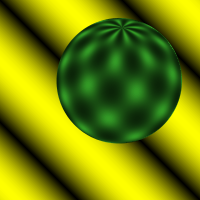
%> input picture Assignment_3/sphere1.ppm, 200 x 200 px
$ octave --eval "result = cornerness(imread('sphere1.ppm'));"   (GNU Octave 9; MATLAB toolbox functions it lacks are replaced by stand-ins)
%> lines starting %> are read from the running program, lines starting %| are printed output that depends on the picture
function [H, Ix, Iy] = cornerness(image)
%CORNERNESS Calculate the H value for the Harris Corner Detector
    image = im2double(image);

    % Define guassian filter
    G = fspecial('gauss', [10 10], 1);

    % Compute derivatives
    [Gx, Gy] = gradient(G);

    Ix = imfilter(image, Gx, 'replicate', 'conv');
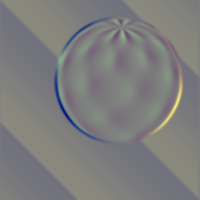
%> Ix: size 200x200x3 double; mean R, G, B -1.56e-05, -1.56e-05, 5.03e-20; drawn with min black and max white
    Iy = imfilter(image, Gy, 'replicate', 'conv');
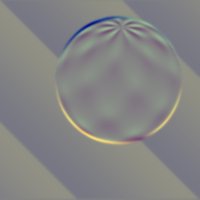
%> Iy: size 200x200x3 double; mean R, G, B -1.56e-05, -1.56e-05, -7.61e-19; drawn with min black and max white

    % Harris components
    A = imfilter(Ix .^ 2, G, 'conv');
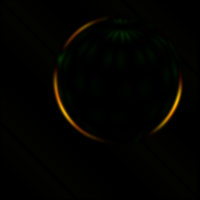
%> A: size 200x200x3 double; mean R, G, B 0.000657, 0.00062, 1.51e-05; drawn with min black and max white
    C = imfilter(Iy .^ 2, G, 'conv');
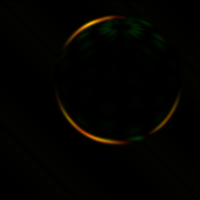
%> C: size 200x200x3 double; mean R, G, B 0.000648, 0.000605, 1.63e-05; drawn with min black and max white
    B = imfilter(Ix .* Iy, G, 'conv');
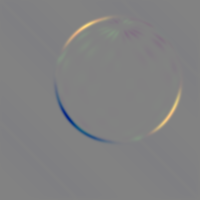
%> B: size 200x200x3 double; mean R, G, B -0.000175, -0.000184, -1.75e-07; drawn with min black and max white

    H = (A .* C - B .^ 2) - 0.04*(A + C) .^ 2;
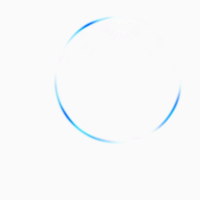
%> H: size 200x200x3 double; mean R, G, B -1.13e-06, -4.3e-07, -2.17e-10; drawn with min black and max white
end
